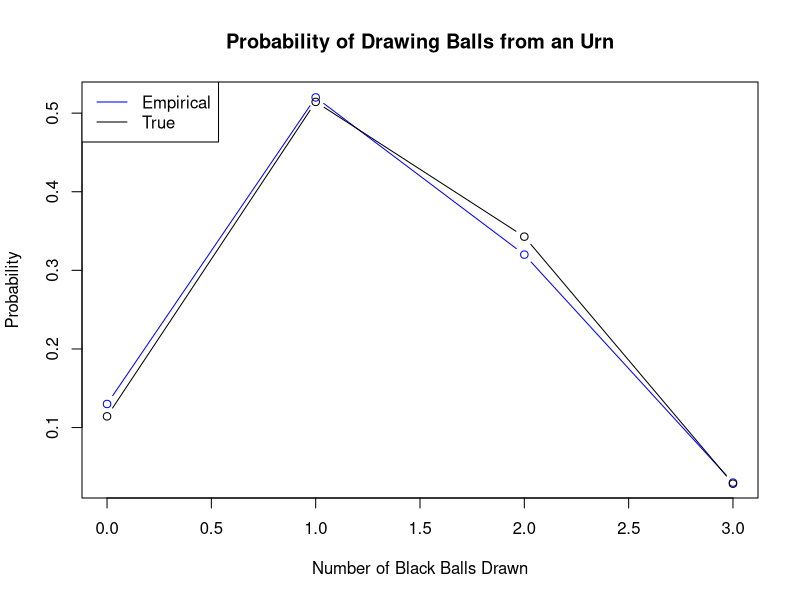

The R source for this figure:
#Ball and Urn Problem

#Goal: To illustrate how to use R to sample with and without
#        replacement and show your theoretical and experimental
#        results on a plot.

####################
# Create Variables #
####################

numTrials = 10*10

totalBlack = 3

totalRed = 4

totalBalls = totalBlack + totalRed

ballsToDraw = 3


#Urn is an "vector" with the words "red" and "black" the correct number of times
urn = c(replicate(totalRed, "red"), replicate(totalBlack, "black"))

# makes a vector to count the number times we observe a specific outcome.
# We either draw 0, 1, 2, ..., ballsToDraw
numBlackDrawnTally = 0 * c(0:ballsToDraw)

########################
# Carry out Experiment #
########################
for (j in seq(from = 1, to = numTrials, by = 1))
{
    #Draw the balls
    drawnballs = sample(urn, ballsToDraw, replace = FALSE)

    #Record the # of Black Balls Drawn
    blackDrawn = sum(drawnballs == "black")


    #Add to Count Index:
    # Since arrays start at index 1, we need to shift so that if we draw 0 balls
    # we record this at array value 1.
    numBlackDrawnTally[blackDrawn + 1] = numBlackDrawnTally[blackDrawn + 1] + 1
}


#####################
# True Probabilities #
#####################

# You will need to code this by hand.
# You can either change my code below to match the new requirements
# OR calculate these probabilities by hand and set the numerical values here.
# Note: There are better ways to code this than what I have done !
trueProb = 0 * c(0:ballsToDraw)


##################
#P(Draw 0 Black) #
##################

# Then we draw: {R,R,R}
# We are choosing "0" black out of 3.
trueProb[1] = choose(ballsToDraw, 0) * (totalRed / totalBalls) * ((totalRed -
                                                                       1) / (totalBalls - 1)) * ((totalRed - 2) / (totalBalls - 2))



##################
#P(Draw 1 Black) #
##################
# The we either draw: {B,R,R}, {R,B,R}, {R,R,B}
# Each of these outcomes has the same probability (since order doesn't matter)
# P(Draw 1 Black) = choose(3,1) P(R,R,B)
trueProb[2] = choose(ballsToDraw, 1) * (totalRed / totalBalls) * ((totalRed - 1) / (totalBalls - 1)) * (totalBlack / (totalBalls - 2))


##################
#P(Draw 2 Black) #
##################
# More combinations, let's write them all out
# 1st Black on 1st Pick: {B,B,R}, {B,R,B}
# 1st Black on 2nd Pick: {R,B,B}
# Each of these outcomes has the same probability (since order doesn't matter)
# P(Draw 2 Black) = choose(3,2)*P(R,B,B)
trueProb[3] = choose(ballsToDraw, 2) * (totalRed / totalBalls) * (totalBlack / (totalBalls - 1)) * ((totalBlack - 1) / (totalBalls - 2))



##################
#P(Draw 3 Black) #
##################
# Let's write them all out as before
# 1st Black on 1st Pick: {B,B,B}
# Each of these outcomes has the same probability (since order doesn't matter)
# P(Draw 3 Black) = choose(3,3)*P(B,B,B)
trueProb[4] = choose(ballsToDraw, 3) * (totalBlack / totalBalls) * ((totalBlack - 1) / (totalBalls - 1)) * ((totalBlack - 2) / (totalBalls - 2))


############################################################
# Plot and Compare the Experimental and True Probabilities #
############################################################

#Experimental Probabilities
plot(
    c(0:ballsToDraw),
    numBlackDrawnTally / numTrials,
    col = 'blue',
    xlab = "Number of Black Balls Drawn",
    ylab = "Probability",
    type = 'b',
    main = "Probability of Drawing Balls from an Urn"
)

#True Probabilities
points(c(0:ballsToDraw), trueProb, col = 'black', type = 'b')

#Create a legend for the plot
legend(
    "topleft",
    legend = c("Empirical", "True"),
    col = c("blue", "black"),
    lty = 1:1,
    cex = 1
)
